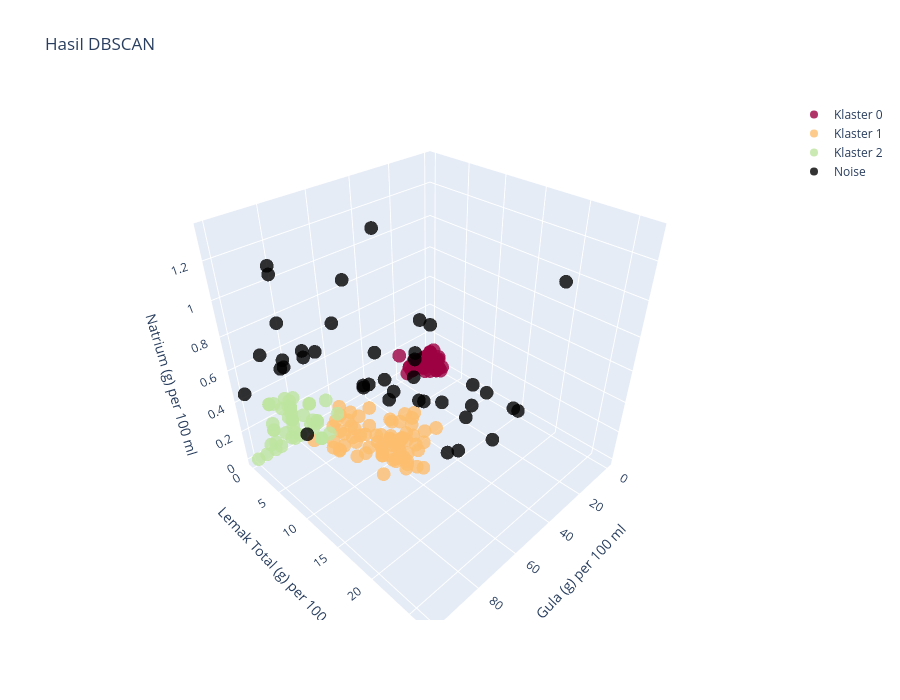

Write notebook code for a chart like this one.
### Markdown cell above
## 4. DBSCAN

### Code cell
from sklearn.cluster import DBSCAN
from sklearn.neighbors import NearestNeighbors
from sklearn.metrics import silhouette_score

# Jarak ke tetangga terdekat (K-Distance Plot)
min_samples_k = 6
neighbors = NearestNeighbors(n_neighbors=min_samples_k)
neighbors_fit = neighbors.fit(data_scaled)
distances, indices = neighbors_fit.kneighbors(data_scaled)
distances_to_kth_neighbor = np.sort(distances[:, min_samples_k-1], axis=0)

plt.figure(figsize=(12, 8))
plt.plot(distances_to_kth_neighbor)
plt.xlabel('Titik Data')
plt.ylabel(f'Jarak ke Tetangga ke-{min_samples_k}')
plt.title('K-Distance Plot untuk Menemukan eps Optimal', fontsize=18, fontweight='bold')
plt.grid(True)
plt.show()

# Hyperparameter Tuning DBSCAN
eps_range = np.arange(0.1, 1.5, 0.1)
min_samples_range = range(5, 20)
best_score = -1
best_params = {}

for eps in eps_range:
    for min_samples in min_samples_range:
        dbscan_model = DBSCAN(eps=eps, min_samples=min_samples)
        clusters = dbscan_model.fit_predict(data_scaled)
        n_clusters = len(set(clusters)) - (1 if -1 in clusters else 0)
        
        if n_clusters > 1:
            score = silhouette_score(data_scaled, clusters)
            if score > best_score:
                best_score = score
                best_params = {'eps': eps, 'min_samples': min_samples}

print(f"Parameter Terbaik: eps = {best_params['eps']:.2f}, min_samples = {best_params['min_samples']}")

# Eksekusi DBSCAN dengan parameter optimal
dbscan = DBSCAN(eps=0.7, min_samples=19)
clusters = dbscan.fit_predict(data_scaled)
df_final['Klaster_DBSCAN'] = clusters

print(f"Jumlah klaster: {len(set(clusters)) - (1 if -1 in clusters else 0)}")
print(f"Jumlah noise (-1): {list(clusters).count(-1)}")

# Visualisasi 3D Scatter Plot Matplotlib
fig = plt.figure(figsize=(15, 12))
ax = fig.add_subplot(111, projection='3d')
unique_labels = set(clusters)
colors = [plt.cm.Spectral(each) for each in np.linspace(0, 1, len(unique_labels))]

for k, col in zip(unique_labels, colors):
    col = 'black' if k == -1 else tuple(c for c in col if c <= 1.0)
    df_cluster = df_final[clusters == k]
    ax.scatter(df_cluster['Gula (g) per 100 ml'],
               df_cluster['Lemak Total (g) per 100 ml'],
               df_cluster['Natrium (g) per 100 ml'],
               s=100, color=col, label=f'Klaster {k}')
ax.set_xlabel('Gula (g) per 100 ml')
ax.set_ylabel('Lemak Total (g) per 100 ml')
ax.set_zlabel('Natrium (g) per 100 ml')
ax.set_title('Hasil DBSCAN')
ax.legend()
plt.show()

# Visualisasi 3D Scatter Plot Plotly
import plotly.graph_objects as go
fig = go.Figure()
for k, col in zip(unique_labels, colors):
    col_str = 'black' if k == -1 else f'rgb({int(col[0]*255)},{int(col[1]*255)},{int(col[2]*255)})'
    label_str = 'Noise' if k == -1 else f'Klaster {k}'
    df_cluster = df_final[clusters == k]
    fig.add_trace(go.Scatter3d(
        x=df_cluster['Gula (g) per 100 ml'],
        y=df_cluster['Lemak Total (g) per 100 ml'],
        z=df_cluster['Natrium (g) per 100 ml'],
        mode='markers',
        marker=dict(size=8, color=col_str, opacity=0.8),
        name=label_str
    ))
fig.update_layout(
    title='Hasil DBSCAN',
    scene=dict(xaxis_title='Gula (g) per 100 ml', yaxis_title='Lemak Total (g) per 100 ml', zaxis_title='Natrium (g) per 100 ml'),
    width=900, height=700
)
fig.show()

### Figure 1 — Plotly figure (JSON) as saved in the notebook; plotly's stock layout.template omitted (floating-point values rounded to 4 significant figures; data arrays with more than 128 entries replaced by an {"elided": "..."} marker saying what was removed)
{"data": [{"marker": {"color": "rgb(158,1,66)", "opacity": 0.8, "size": 8}, "mode": "markers", "name": "Klaster 0", "type": "scatter3d", "x": {"elided": "185 float values"}, "y": {"elided": "185 float values"}, "z": {"elided": "185 float values"}}, {"marker": {"color": "rgb(253,190,110)", "opacity": 0.8, "size": 8}, "mode": "markers", "name": "Klaster 1", "type": "scatter3d", "x": [60.0, 60.0, 52.0, 56.0, 63.64, 62.96, 58.06, 73.91, 57.14, 70.37, 72.0, 60.0, 55.0, 63.16, 66.67, 63.33, 70.0, 72.0, 65.0, 60.0, 60.0, 62.96, 62.96, 65.0, 65.0, 60.0, 65.0, 65.0, 52.94, 50.0, 74.07, 78.26, 73.91, 69.57, 73.91, 68.0, 68.0, 65.22, 82.61, 69.57, 68.0, 80.0, 68.0, 48.0, 60.0, 61.11, 56.0, 65.0, 58.06, 60.0, 46.67, 60.0, 59.32, 72.0, 75.0, 59.26, 59.26, 52.0, 60.0, 70.0, 56.67, 63.33, 59.09, 63.64, 60.0, 57.14, 53.33, 60.0, 60.0, 70.83, 69.57, 64.0, 64.0], "y": [7.5, 12.0, 12.0, 14.0, 11.36, 7.407, 11.29, 4.348, 8.929, 7.407, 8.0, 12.5, 12.5, 10.53, 14.29, 6.667, 6.667, 6.0, 10.0, 12.5, 12.5, 11.11, 9.259, 10.0, 12.5, 12.5, 10.0, 10.0, 11.76, 12.5, 5.556, 6.522, 6.522, 10.87, 10.87, 4.0, 6.0, 4.348, 4.348, 8.696, 6.0, 8.0, 4.0, 10.0, 10.0, 11.11, 10.0, 10.0, 9.677, 13.33, 13.33, 10.0, 6.356, 8.0, 5.0, 11.11, 14.81, 10.0, 14.0, 11.67, 11.67, 11.67, 11.36, 11.36, 10.0, 10.71, 11.67, 11.67, 10.0, 4.167, 4.348, 6.0, 6.0], "z": [0.075, 0.06, 0.04, 0.2, 0.1591, 0.1667, 0.1613, 0.0, 0.07143, 0.1111, 0.24, 0.025, 0.125, 0.05263, 0.119, 0.08333, 0.2, 0.14, 0.2, 0.25, 0.2, 0.03704, 0.07407, 0.075, 0.2, 0.05, 0.05, 0.1, 0.3088, 0.1786, 0.01852, 0.2609, 0.08696, 0.2174, 0.2174, 0.18, 0.08, 0.1304, 0.1304, 0.06522, 0.26, 0.16, 0.24, 0.18, 0.125, 0.02778, 0.04, 0.05, 0.2258, 0.3333, 0.2, 0.12, 0.2331, 0.04, 0.075, 0.07407, 0.07407, 0.24, 0.06, 0.01667, 0.05, 0.05, 0.1591, 0.1818, 0.2667, 0.25, 0.15, 0.1833, 0.15, 0.1667, 0.08696, 0.2, 0.06]}, {"marker": {"color": "rgb(190,229,160)", "opacity": 0.8, "size": 8}, "mode": "markers", "name": "Klaster 2", "type": "scatter3d", "x": [81.82, 81.82, 96.0, 79.17, 90.91, 90.91, 90.91, 81.82, 90.91, 81.82, 73.91, 72.22, 72.22, 69.57, 83.33, 91.67, 88.89, 88.89, 81.82, 90.91, 81.82, 81.82, 72.73, 85.71, 100.0, 64.29, 81.82, 85.71, 72.73, 81.82, 76.36, 73.91, 60.0, 73.33, 81.82, 80.0, 93.33, 83.72, 83.33, 90.91, 82.61, 81.82, 81.82, 70.0, 70.0, 70.0, 73.91], "y": [0.0, 0.0, 0.0, 0.0, 0.0, 0.0, 0.0, 0.0, 0.0, 0.0, 2.174, 0.0, 0.0, 2.174, 0.0, 0.0, 0.0, 0.0, 0.0, 0.0, 0.0, 0.0, 0.0, 0.0, 0.0, 0.0, 0.0, 0.0, 0.0, 0.0, 0.0, 2.174, 0.4, 0.0, 0.0, 0.0, 0.0, 0.0, 0.0, 0.0, 0.0, 0.0, 0.0, 0.0, 0.0, 0.0, 2.174], "z": [0.2273, 0.2727, 0.0, 0.0, 0.1364, 0.3182, 0.1364, 0.04545, 0.04545, 0.09091, 0.0, 0.05556, 0.0, 0.0, 0.1667, 0.0, 0.3056, 0.0, 0.1364, 0.1818, 0.1818, 0.2273, 0.1818, 0.25, 0.0, 0.1429, 0.1364, 0.07143, 0.1818, 0.1364, 0.1273, 0.0, 0.02, 0.03333, 0.0, 0.28, 0.05, 0.3023, 0.01667, 0.3182, 0.2391, 0.2273, 0.1818, 0.03333, 0.01667, 0.03333, 0.0]}, {"marker": {"color": "black", "opacity": 0.8, "size": 8}, "mode": "markers", "name": "Noise", "type": "scatter3d", "x": [60.0, 68.0, 81.82, 72.73, 90.91, 81.82, 66.67, 10.67, 50.0, 44.0, 50.0, 45.71, 43.75, 50.0, 88.46, 81.82, 59.57, 100.0, 33.33, 83.33, 73.91, 32.0, 46.67, 53.33, 40.0, 0.0, 80.0, 25.0, 50.0, 57.14, 81.82, 50.0, 81.82, 43.33, 40.0, 43.33, 0.0, 0.0, 0.0, 0.0], "y": [10.0, 12.0, 0.0, 0.0, 0.0, 0.0, 0.0, 1.0, 15.91, 16.0, 11.67, 10.0, 9.375, 10.94, 5.769, 0.0, 10.64, 0.0, 0.0, 0.0, 6.522, 18.0, 26.67, 13.33, 16.67, 0.0, 3.333, 12.5, 15.0, 7.143, 0.0, 0.0, 0.0, 0.0, 0.0, 0.0, 10.0, 15.0, 7.692, 14.29], "z": [0.4, 0.64, 0.5455, 0.5455, 0.6364, 1.045, 0.5, 0.4, 0.1364, 0.1, 0.3667, 0.6, 0.5312, 0.5, 0.2692, 1.091, 0.4681, 0.4545, 1.083, 0.5, 0.8696, 0.14, 1.333, 0.4333, 0.4, 0.28, 0.6333, 0.075, 0.45, 0.6071, 0.5, 0.8571, 0.7727, 0.08333, 0.08333, 0.1, 0.0, 0.0, 0.0, 0.0]}], "layout": {"height": 700, "scene": {"xaxis": {"title": {"text": "Gula (g) per 100 ml"}}, "yaxis": {"title": {"text": "Lemak Total (g) per 100 ml"}}, "zaxis": {"title": {"text": "Natrium (g) per 100 ml"}}}, "title": {"text": "Hasil DBSCAN"}, "width": 900}}
